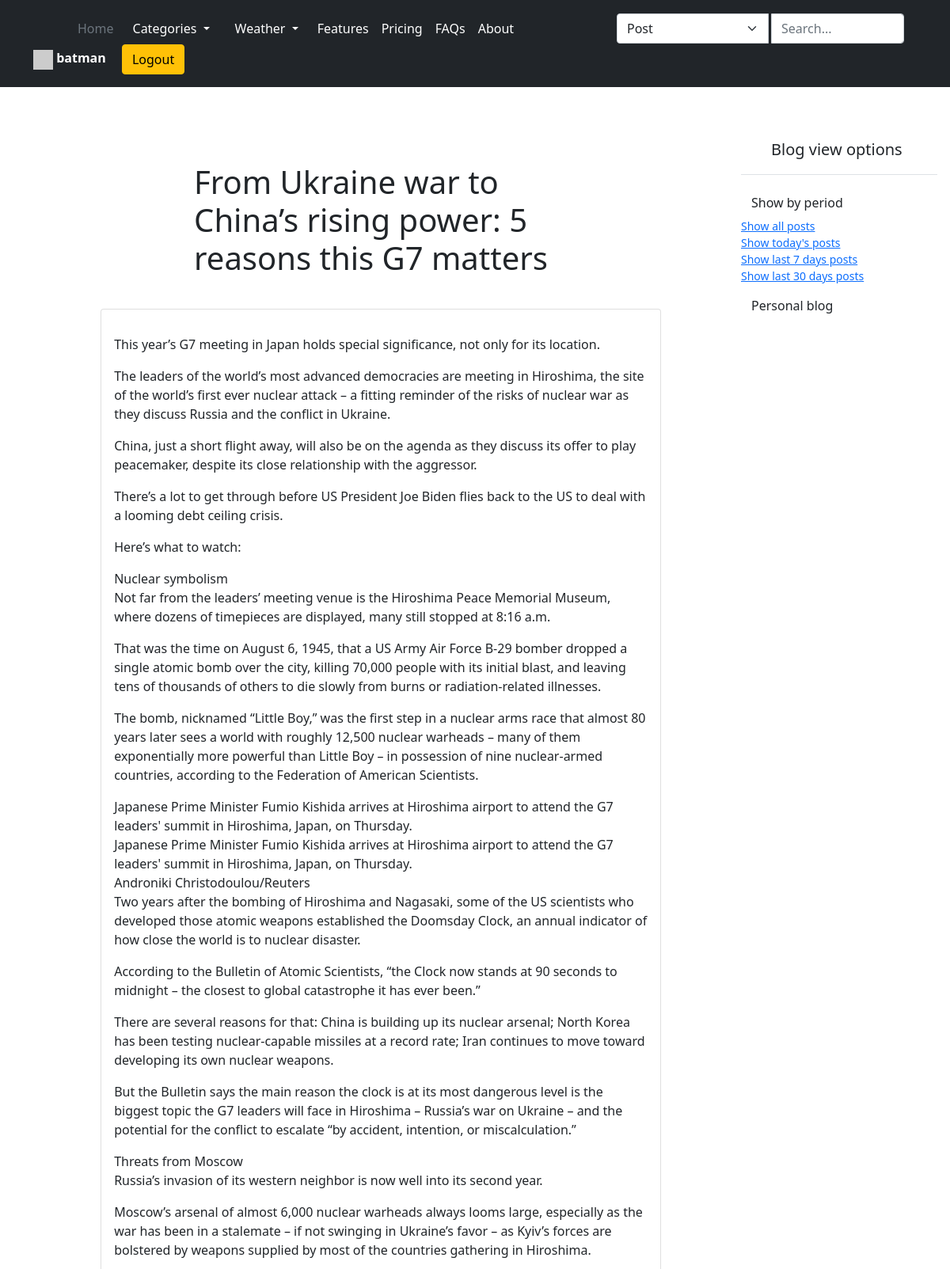
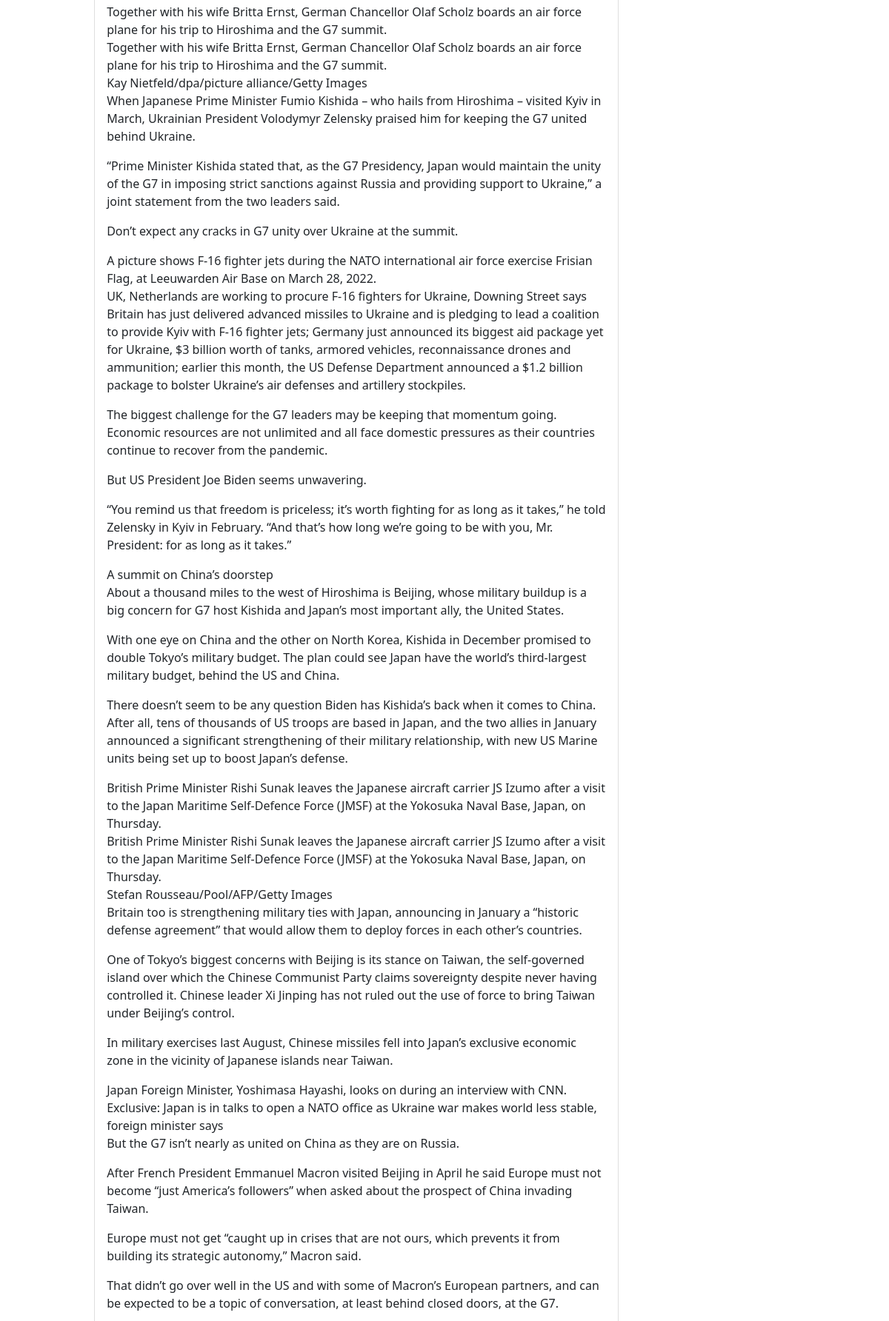
Screenshot of /2023/5/18/from-ukraine-war-to-chinas-rising-power-5-reasons-this-g7-matters/ (signed in, upper part) with the database file from the repository (2 pictures, top to bottom).
### accounts/models.py (models this page shows)
class CustomUser(AbstractUser):
    username = models.CharField(max_length=30, unique=True)
    email = models.EmailField(unique=True, max_length=255)
    USERNAME_FIELD = 'email'
    REQUIRED_FIELDS = ['username', 'first_name', 'last_name']
    objects = CustomUserManager()
    def __str__(self):
        return self.username

### blog/models.py (models this page shows, shortened)
class Post(models.Model):
    STATUS_CHOICES = (
        ('draft', 'Draft'),
        ('published', 'Published'),
    )
    title = models.CharField(max_length=200)
    slug = models.SlugField(unique_for_date='publish', max_length=200)
    author = models.ForeignKey(User,
                               on_delete=models.CASCADE,
                               related_name='posts')
    body = models.TextField(verbose_name='Content')
    publish = models.DateTimeField(default=timezone.localtime)
    created = models.DateTimeField(auto_now_add=True)
    updated = models.DateTimeField(auto_now=True)
    image_url = models.URLField(max_length=255)
    status = models.CharField(max_length=10,
                              choices=STATUS_CHOICES,
                              default='draft')
    category = models.ForeignKey(Category,
                                 on_delete=models.CASCADE,
                                 related_name='posts')
    objects = models.Manager()
    published = PostPublishedManager()
    class Meta:
        ordering = ('-publish', '-created')
    def is_liked_by(self, user):
        return self.likes.filter(user=user).exists()
    def is_disliked_by(self, user):
        return self.dislikes.filter(user=user).exists()

### blog/views.py (the view)
# urls.py: path('<int:year>/<int:month>/<int:day>/<slug:post_slug>/', views.post_detail, name='post_detail'),
def post_detail(request, year, month, day, post_slug):
    post = get_object_or_404(Post,
                             slug=post_slug,
                             status='published',
                             publish__year=year,
                             publish__month=month,
                             publish__day=day)
    form = CommentForm()
    return render(request, 'blog/post/detail.html', {'post': post, 'form': form})

### blog/forms.py
class CommentForm(forms.ModelForm):
    class Meta:
        model = Comment
        fields = ('body',)
        widgets = {
            'body': forms.Textarea(attrs={'placeholder': 'Share your thoughts in the comments...',
                                          'class': 'form-control',
                                          'rows': 4})
        }
        labels = {
            'body': 'Add your comment'
        }

### blog/context_processors.py (called while the page is built)
def get_categories(request):
    categories = Category.objects.all()
    return {'categories': categories}

### blog/templatetags/blog_filters.py (called while the page is built)
@register.filter
def is_liked_by(instance, user):
    if user.is_authenticated:
        return instance.is_liked_by(user)
    return False

@register.filter
def is_disliked_by(instance, user):
    if user.is_authenticated:
        return instance.is_disliked_by(user)
    return False

### templates/blog/post/detail.html (shortened to what this page needs)
{% extends 'base/_base.html' %}
{% load blog_filters %}
{% load static %}
{% block content %}
<div class="row justify-content-center">
    <div class="col-lg-10">
        <div class="col-md-8 mx-auto mt-5">
            <h1 class="mb-4">{{ post.title }}</h1>
        </div>
      <div class="card mb-4">
        <div class="card-body">
          <p class="card-text">{{ post.body|linebreaks }}</p>
        </div>
    </div>
</div>
</div>
{% endblock content %}

### templates/base/nav/_header.html (shortened to what this page needs)
<header class="p-3 bg-dark text-white">
  <div class="container">
    <div class="d-flex flex-wrap align-items-center justify-content-center justify-content-lg-start">
      <a href="/" class="d-flex align-items-center mb-2 mb-lg-0 text-white text-decoration-none">
        <svg class="bi me-2" width="40" height="32" role="img" aria-label="Bootstrap"><use xlink:href="#bootstrap"></use></svg>
      </a>
      <ul class="nav col-12 col-lg-auto me-lg-auto mb-2 justify-content-center mb-md-0">
        <li><a href="{% url 'blog:post_list' %}" class="nav-link px-2 text-secondary">Home</a></li>
        <li class="nav-item dropdown">
            <a class="nav-link dropdown-toggle text-white" href="#" id="categoriesDropdown" role="button" data-bs-toggle="dropdown" aria-expanded="false">
              Categories
            </a>
          </li>
          <li class="nav-item dropdown">
            <a class="nav-link dropdown-toggle text-white" href="#" id="categoriesDropdown" role="button" data-bs-toggle="dropdown" aria-expanded="false">
              Weather
            </a>
          </li>
        <li><a href="#" class="nav-link px-2 text-white">Features</a></li>
        <li><a href="#" class="nav-link px-2 text-white">Pricing</a></li>
        <li><a href="#" class="nav-link px-2 text-white">FAQs</a></li>
        <li><a href="#" class="nav-link px-2 text-white">About</a></li>
      </ul>
      <form class="col-12 col-lg-auto mb-3 mb-lg-0 me-lg-3" method="get" action="{% url 'blog:search_posts' %}">
        <div class="input-group">
          <select class="form-select me-1" name="search_param">
            <option value="post">Post</option>
          </select>
          <input type="search" class="form-control form-control-dark" placeholder="Search..." aria-label="Search"
                  name="search_query">
        </div>
      </form>
      <div class="text-end">
        {% if request.user.is_authenticated %}
        <a href="{% url 'accounts:profile_detail' username=request.user.username %}"
                  class="text-decoration-none text-white me-3">
          {% if request.user.profile %}
          <img src="{{ request.user.profile.avatar }}" width="25" height="25">
          {% else %}
          <i class="fa fa-user mx-1"></i>
          {% endif %}
          <strong>
            {{ request.user.username }}
          </strong>
        </a>
         <a href="{% url 'accounts:logout' %}">
          <button type="button" class="btn btn-warning">Logout</button>
        </a>
        {% endif %}
      </div>
    </div>
  </div>
</header>

### rows the page displays
CustomUser: user.username "batman"
Post: title "From Ukraine war to China’s rising power: 5 reasons this G7 matters", body "This year’s G7 meeting in Japan holds special significance, not only for its location. The leaders of the world’s most advanced democracies are meeting in Hiroshima, the site of the world’s first ever nuclear attack – a fitting reminder of the risks of nuclear war as they discuss Russia and the conflict in Ukraine. China, just a short flight away, will also be on the agenda as they discuss its offer to play peacemaker, despite its close relationship with the aggressor. There’s a lot to get through before US President Joe Biden flies back to the US to deal with a looming debt ceiling crisis. Here’s what to watch: Nuclear symbolism Not far from the leaders’ meeting venue is the Hiroshima…"
